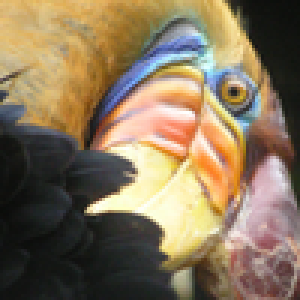
%> input picture TPCLUSTERING_OctaveQUEFFELEC/TP3/bird_small.tiff, 100 x 100 px, shrunk from 128 x 128 before the run (shown 3 times larger)
$ octave birdie.m   (GNU Octave 9; MATLAB toolbox functions it lacks are replaced by stand-ins)
%> lines starting %> are read from the running program, lines starting %| are printed output that depends on the picture
### TPCLUSTERING_OctaveQUEFFELEC/TP3/kmoyennes.m
function [C,jw,clusters] = kmoyennes(X,CO,K,seuil)
C=CO;
iter=1;
jcourant=0.001;
jold=0.001+10*seuil;
while(jold-jcourant>seuil)
    jold=jcourant;
    [clusters,jcourant]=affectation(X,C,K);
    jw(iter)=jcourant;
    C=nouveaux_centres(X,clusters);
    iter=iter+1;
end
disp(iter);
end

### TPCLUSTERING_OctaveQUEFFELEC/TP3/affectation.m
function [clusters, jw] = affectation(X,C,K)
n=size(X,1);
jw=0;
for i =1:n
    for k=1:K
        distance(k)= norm(X(i,:)-C(k,:),2);
    end
    [val,indice]=min(distance);
    clusters(i)=indice;
    jw=jw+val;
end

### TPCLUSTERING_OctaveQUEFFELEC/TP3/nouveaux_centres.m
function C = nouveaux_centres(X,clusters)
classcode=unique(clusters);
K=length(classcode);
for k=1:K
    indices=find(clusters==classcode(k));
    centrek=mean(X(indices,:));
    C(k,:)=centrek;
end

### TPCLUSTERING_OctaveQUEFFELEC/TP3/birdie.m


%% TP Birds
clear all
close all
clc

% Charger image : c'est une matrice 3D 128 x 128 x 3
bird = double(imread('bird_small.tiff'));

% dimensions
[Nlig, Ncol, d] = size(bird);
%> Nlig = 100; Ncol = 100; d = 3

% transformer la matrice 3D en 2D avec chaque ligne repr�sentant les canaux
% RGB de chaque pixel ij de l'image
X = reshape(bird, Nlig*Ncol, d);


% ---------------- A COMPLETER AVEC VOTRE KMEANS ------------


nbclusters=6;

% init des centres des clusters

K=nbclusters; % nbclusters
n=size(X,1);
%> n = 10000
index=randperm(n);
CO=X(index(1:nbclusters),:);
%> CO = [121 87 66; 197 181 167; 155 119 54; 21 26 24; 87 85 79; 139 133 119]

seuil=0.1;
[Centres,jw,clusters] = kmoyennes(X,CO,K,seuil);
%> in kmoyennes, `C=CO;`: C has the same summary as CO outside kmoyennes
%> the loop in kmoyennes, `while(jold-jcourant>seuil)` made 1 pass
%> (jcourant, classcode in nouveaux_centres, K in nouveaux_centres) on pass 1: (401579.6, [1 2 3 4 5 6], 6)
%> after the loop in kmoyennes, `while(jold-jcourant>seuil)`: iter = 2
%| 2
%> Centres = [119.6 87.86 61.75; 223.6 199.6 157.5; 184.7 133 62.35; 28.31 29.6 27.18; 76.19 71.75 73.25; 150.3 134.4 122.7]; jw = 401579.6


%%
% ----------------------------------------------------------


% --------------- AFFICHAGE -------------------------
% --------- On suppose que les centres trouves sont dans la matrice Centres
Centres = round(Centres);
%> Centres = [120 88 62; 224 200 157; 185 133 62; 28 30 27; 76 72 73; 150 134 123]

% afichage des centres des clusters
figure(1); hold on
for k=1:nbclusters
   col = (1/255).*Centres(k,:);
   rectangle('Position', [k, 0, 1, 1], 'FaceColor', col, 'EdgeColor', col);
end
%> this loop made 6 passes
%> col on passes 1 to 6: [0.471 0.345 0.243], [0.878 0.784 0.616], [0.725 0.522 0.243], [0.11 0.118 0.106], [0.298 0.282 0.286], [0.588 0.525 0.482]
axis off
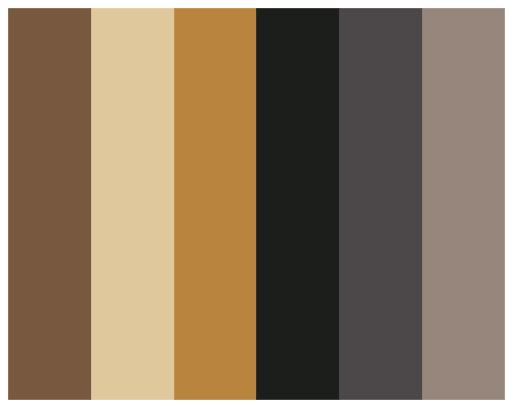
%> figure redrawn from the program's plot data
hold off


% chargement de la grande image
large_image = double(imread('bird_large.tiff'));
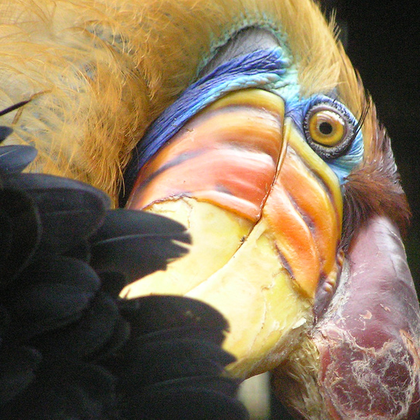
%> input picture TPCLUSTERING_OctaveQUEFFELEC/TP3/bird_large.tiff, 420 x 420 px, shrunk from 538 x 538 before the run
figure(2)
imshow(uint8(large_image));
title('Image initiale', 'fontsize', 16)
%%

% on remplace directement dans l'image la valeur rgb du pixel par le centre
% le plus proche (pour sauver de place memorire)
[Nlig, Ncol, d] = size(large_image);
%> Nlig = 420; Ncol = 420
for i = 1:Nlig
    for j = 1:Ncol

        r = large_image(i,j,1); g = large_image(i,j,2); b = large_image(i,j,3);
        x = [r, g, b]; % on recupere les valeurs RGB du pixel ij

        % ---------------- A COMPLETER  ------------

        for k=1:nbclusters
            dist(k)=norm(x-Centres(k,:));
        end
        [tmp,indice]=min(dist);
        large_image(i,j,:)=Centres(indice,:);


%         large_image(i,j,:) = centre le plus proche
    end
end
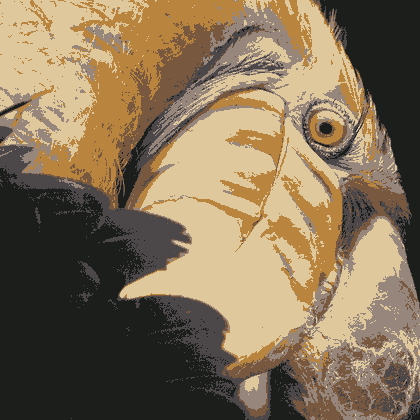
%> large_image: size 420x420x3 double; mean R, G, B 131.8, 113.5, 87.2
%> after the loop, dist = [105.9 281.6 183 8.77 69.92 178.1]
% on affiche l'image apres encodage avec Kmeans
figure(3)
imshow(uint8(large_image));
title('Encodage de l''image via Kmeans', 'fontsize', 16)
